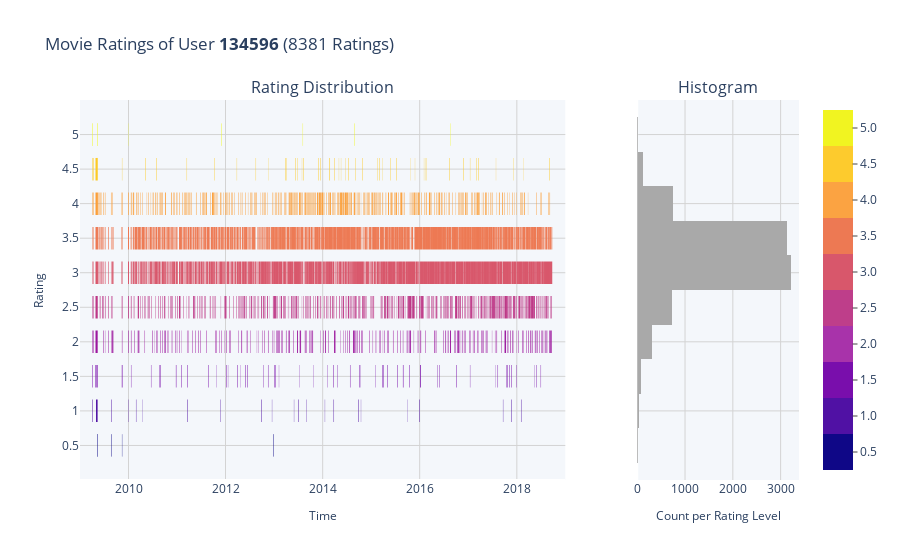
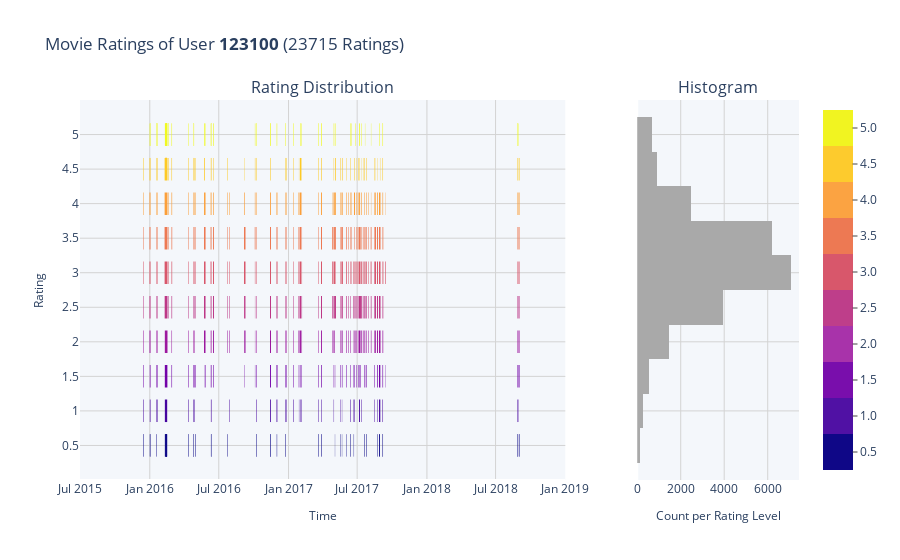

Notebook code cell kept with these figures, in order:
### Markdown cell above
## User 134596

We would love to know more about User 134596. Despite his high number of Ratings, his activity seems legitimate at first glance. There are no rating bursts and continuous activity over almost 10 years. The rating distribution does not show any signs of polarization.

### Code cell
def plot_strip_scatter(uid,time_range):
    all_user_ratings = ratings_for_uid(uid)

    fgo = make_subplots(rows=1, cols=2, column_widths=[0.75,0.25], subplot_titles=('Rating Distribution','Histogram'), shared_yaxes=True)

    fig1_1 = px.scatter(all_user_ratings,x='rating_date',y='rating', hover_data=['movieId'], color="rating")
    fig1_1.update_traces(
        marker=dict(size=16, symbol="line-ns", line=dict(width=0, color="DarkSlateGrey")),
        selector=dict(mode="markers"),
    )

    fig1_2 = px.histogram(all_user_ratings,y='rating')
    fig1_2.update_traces(
        marker_color='darkgrey'
    )
    
    fgo.add_trace(go.Heatmap(
    z=[np.arange(0.0,5.5,0.5)],
    colorscale=[
        [0, "#0f0787"],
        [0.1, "#0f0787"],

        [0.1, "#5011a4"],
        [0.2, "#5011a4"],

        [0.2, "#790eac"],
        [0.3, "#790eac"],

        [0.3, "#a833aa"],
        [0.4, "#a833aa"],

        [0.4, "#be3e8a"],
        [0.5, "#be3e8a"],

        [0.5, "#d8576b"],
        [0.6, "#d8576b"],

        [0.6, "#ed7953"],
        [0.7, "#ed7953"],

        [0.7, "#fba342"],
        [0.8, "#fba342"],

        [0.8, "#fdcb2d"],
        [0.9, "#fdcb2d"],

        [0.9, "#f1f421"],
        [1.0, "#f1f421"]

    ],
    
    colorbar=dict(
        ticks="outside",
        ticktext= [str(x) for x in np.arange(0.5,5.5,0.5)],
        tickvals=np.arange(0.25,5.25,0.5),
    )  
    ))
    

    fgo.update_layout(
        plot_bgcolor= 'rgb(244,247,251)',
        yaxis = dict(
            tickmode = 'array',
            tickvals = np.arange(0.5,5.5,0.5)
        ),
        title_text=f'Movie Ratings of User <b>{uid}</b> ({len(all_user_ratings)} Ratings)',
        coloraxis_showscale=False,
        xaxis_range=time_range,
    )

    fgo.update_xaxes(title_text="Time", titlefont_size=12, row = 1, col = 1)
    fgo.update_yaxes(title_text="Rating", titlefont_size=12, row = 1, col = 1)
    fgo.update_xaxes(title_text="Count per Rating Level", titlefont_size=12, row = 1, col = 2)

    fgo.update_xaxes(
        showgrid=True, gridwidth=1, gridcolor='lightgrey'
    )
    fgo.update_yaxes(
        showgrid=True, gridwidth=1, gridcolor='lightgrey', range=[0,5.5]
    )

    fgo.add_trace(fig1_1['data'][0], row=1, col=1)
    fgo.add_trace(fig1_2['data'][0], row=1, col=2)

    return fgo

plot_strip_scatter(134596,['2009-01-01','2019-01-01']).show()
plot_strip_scatter(123100,['2015-07-01','2019-01-01']).show()

### Figure 1 — Plotly figure (JSON) as saved in the notebook; plotly's stock layout.template omitted (floating-point values rounded to 4 significant figures; data arrays with more than 128 entries replaced by an {"elided": "..."} marker saying what was removed)
{"data": [{"colorbar": {"ticks": "outside", "ticktext": ["0.5", "1.0", "1.5", "2.0", "2.5", "3.0", "3.5", "4.0", "4.5", "5.0"], "tickvals": [0.25, 0.75, 1.25, 1.75, 2.25, 2.75, 3.25, 3.75, 4.25, 4.75]}, "colorscale": [[0, "#0f0787"], [0.1, "#0f0787"], [0.1, "#5011a4"], [0.2, "#5011a4"], [0.2, "#790eac"], [0.3, "#790eac"], [0.3, "#a833aa"], [0.4, "#a833aa"], [0.4, "#be3e8a"], [0.5, "#be3e8a"], [0.5, "#d8576b"], [0.6, "#d8576b"], [0.6, "#ed7953"], [0.7, "#ed7953"], [0.7, "#fba342"], [0.8, "#fba342"], [0.8, "#fdcb2d"], [0.9, "#fdcb2d"], [0.9, "#f1f421"], [1, "#f1f421"]], "type": "heatmap", "z": [[0, 0.5, 1, 1.5, 2, 2.5, 3, 3.5, 4, 4.5, 5]]}, {"customdata": {"elided": "8381x1 int values"}, "hovertemplate": "rating_date=%{x}<br>rating=%{marker.color}<br>movieId=%{customdata[0]}<extra></extra>", "legendgroup": "", "marker": {"color": {"elided": "8381 float values"}, "coloraxis": "coloraxis", "line": {"color": "DarkSlateGrey", "width": 0}, "size": 16, "symbol": "line-ns"}, "mode": "markers", "name": "", "showlegend": false, "type": "scattergl", "x": {"elided": "8381 str values"}, "xaxis": "x", "y": {"elided": "8381 float values"}, "yaxis": "y"}, {"alignmentgroup": "True", "bingroup": "y", "hovertemplate": "count=%{x}<br>rating=%{y}<extra></extra>", "legendgroup": "", "marker": {"color": "darkgrey", "pattern": {"shape": ""}}, "name": "", "offsetgroup": "", "orientation": "h", "showlegend": false, "type": "histogram", "xaxis": "x2", "y": {"elided": "8381 float values"}, "yaxis": "y2"}], "layout": {"annotations": [{"font": {"size": 16}, "showarrow": false, "text": "Rating Distribution", "x": 0.3375, "xanchor": "center", "xref": "paper", "y": 1, "yanchor": "bottom", "yref": "paper"}, {"font": {"size": 16}, "showarrow": false, "text": "Histogram", "x": 0.8875, "xanchor": "center", "xref": "paper", "y": 1, "yanchor": "bottom", "yref": "paper"}], "coloraxis": {"showscale": false}, "plot_bgcolor": "rgb(244,247,251)", "title": {"text": "Movie Ratings of User <b>134596</b> (8381 Ratings)"}, "xaxis": {"anchor": "y", "domain": [0, 0.675], "gridcolor": "lightgrey", "gridwidth": 1, "range": ["2009-01-01", "2019-01-01"], "showgrid": true, "title": {"font": {"size": 12}, "text": "Time"}}, "xaxis2": {"anchor": "y2", "domain": [0.775, 1], "gridcolor": "lightgrey", "gridwidth": 1, "showgrid": true, "title": {"font": {"size": 12}, "text": "Count per Rating Level"}}, "yaxis": {"anchor": "x", "domain": [0, 1], "gridcolor": "lightgrey", "gridwidth": 1, "range": [0, 5.5], "showgrid": true, "tickmode": "array", "tickvals": [0.5, 1, 1.5, 2, 2.5, 3, 3.5, 4, 4.5, 5], "title": {"font": {"size": 12}, "text": "Rating"}}, "yaxis2": {"anchor": "x2", "domain": [0, 1], "gridcolor": "lightgrey", "gridwidth": 1, "matches": "y", "range": [0, 5.5], "showgrid": true, "showticklabels": false}}}

### Figure 2 — Plotly figure (JSON) as saved in the notebook; plotly's stock layout.template omitted (floating-point values rounded to 4 significant figures; data arrays with more than 128 entries replaced by an {"elided": "..."} marker saying what was removed)
{"data": [{"colorbar": {"ticks": "outside", "ticktext": ["0.5", "1.0", "1.5", "2.0", "2.5", "3.0", "3.5", "4.0", "4.5", "5.0"], "tickvals": [0.25, 0.75, 1.25, 1.75, 2.25, 2.75, 3.25, 3.75, 4.25, 4.75]}, "colorscale": [[0, "#0f0787"], [0.1, "#0f0787"], [0.1, "#5011a4"], [0.2, "#5011a4"], [0.2, "#790eac"], [0.3, "#790eac"], [0.3, "#a833aa"], [0.4, "#a833aa"], [0.4, "#be3e8a"], [0.5, "#be3e8a"], [0.5, "#d8576b"], [0.6, "#d8576b"], [0.6, "#ed7953"], [0.7, "#ed7953"], [0.7, "#fba342"], [0.8, "#fba342"], [0.8, "#fdcb2d"], [0.9, "#fdcb2d"], [0.9, "#f1f421"], [1, "#f1f421"]], "type": "heatmap", "z": [[0, 0.5, 1, 1.5, 2, 2.5, 3, 3.5, 4, 4.5, 5]]}, {"customdata": {"elided": "23715x1 int values"}, "hovertemplate": "rating_date=%{x}<br>rating=%{marker.color}<br>movieId=%{customdata[0]}<extra></extra>", "legendgroup": "", "marker": {"color": {"elided": "23715 float values"}, "coloraxis": "coloraxis", "line": {"color": "DarkSlateGrey", "width": 0}, "size": 16, "symbol": "line-ns"}, "mode": "markers", "name": "", "showlegend": false, "type": "scattergl", "x": {"elided": "23715 str values"}, "xaxis": "x", "y": {"elided": "23715 float values"}, "yaxis": "y"}, {"alignmentgroup": "True", "bingroup": "y", "hovertemplate": "count=%{x}<br>rating=%{y}<extra></extra>", "legendgroup": "", "marker": {"color": "darkgrey", "pattern": {"shape": ""}}, "name": "", "offsetgroup": "", "orientation": "h", "showlegend": false, "type": "histogram", "xaxis": "x2", "y": {"elided": "23715 float values"}, "yaxis": "y2"}], "layout": {"annotations": [{"font": {"size": 16}, "showarrow": false, "text": "Rating Distribution", "x": 0.3375, "xanchor": "center", "xref": "paper", "y": 1, "yanchor": "bottom", "yref": "paper"}, {"font": {"size": 16}, "showarrow": false, "text": "Histogram", "x": 0.8875, "xanchor": "center", "xref": "paper", "y": 1, "yanchor": "bottom", "yref": "paper"}], "coloraxis": {"showscale": false}, "plot_bgcolor": "rgb(244,247,251)", "title": {"text": "Movie Ratings of User <b>123100</b> (23715 Ratings)"}, "xaxis": {"anchor": "y", "domain": [0, 0.675], "gridcolor": "lightgrey", "gridwidth": 1, "range": ["2015-07-01", "2019-01-01"], "showgrid": true, "title": {"font": {"size": 12}, "text": "Time"}}, "xaxis2": {"anchor": "y2", "domain": [0.775, 1], "gridcolor": "lightgrey", "gridwidth": 1, "showgrid": true, "title": {"font": {"size": 12}, "text": "Count per Rating Level"}}, "yaxis": {"anchor": "x", "domain": [0, 1], "gridcolor": "lightgrey", "gridwidth": 1, "range": [0, 5.5], "showgrid": true, "tickmode": "array", "tickvals": [0.5, 1, 1.5, 2, 2.5, 3, 3.5, 4, 4.5, 5], "title": {"font": {"size": 12}, "text": "Rating"}}, "yaxis2": {"anchor": "x2", "domain": [0, 1], "gridcolor": "lightgrey", "gridwidth": 1, "matches": "y", "range": [0, 5.5], "showgrid": true, "showticklabels": false}}}
